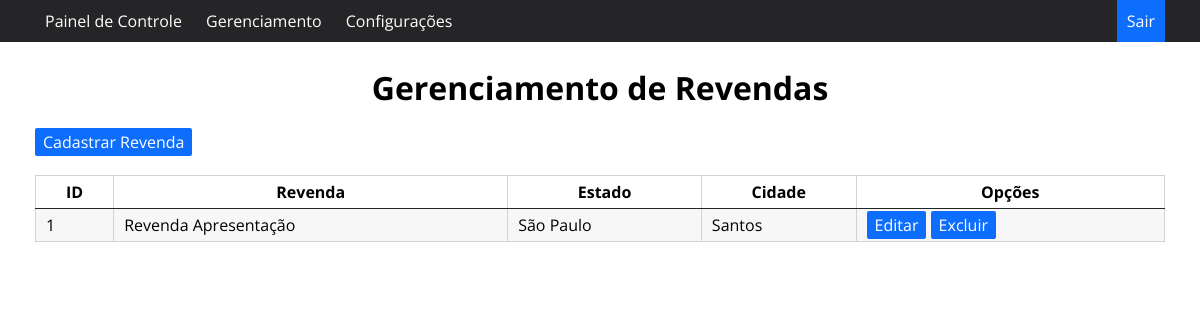
The page /gerenciamentorevendas on the database as committed earlier.
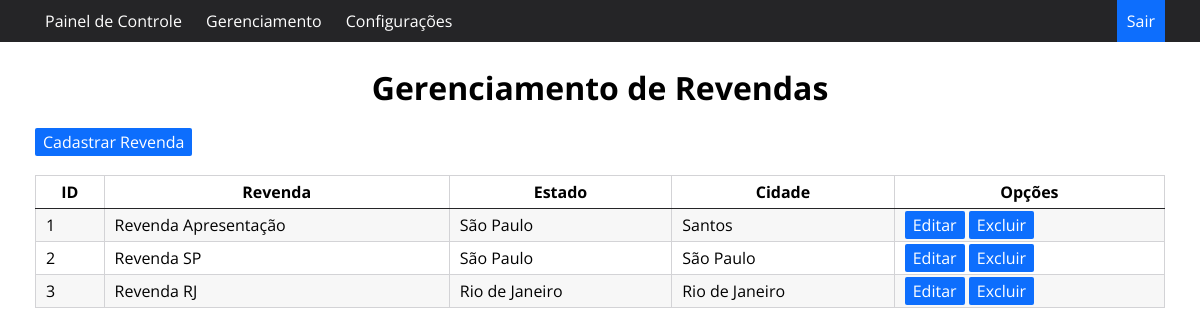
The same page on the database as committed later.
### app.py (models this page shows, shortened)
class Revenda(db.Model):
    id = db.Column('id', Integer, primary_key=True, autoincrement=True)
    datainsercao = db.Column('datainsercao', String(500), nullable=False)
    revenda = db.Column('revenda', String(255), nullable=False)
    estado = db.Column('estado', String(255), nullable=False)
    cidade = db.Column('cidade', String(255), nullable=False)

### app.py (the view)
@app.route('/gerenciamentorevendas', methods=['GET', 'POST'])
def gerenciamentorevendas():
    revendas = Revenda.query.all()
    return render_template('gerenciamentorevendas.html', revendas=revendas)

### templates/gerenciamentorevendas.html (shortened to what this page needs)
<!DOCTYPE html>
<html lang="pt-br">
<head>
    <link rel="stylesheet" href="{{ url_for('static', filename='estilo.css') }}">
</head>
<body>
    <nav id="menu-h">
        <ul>
            <li><a href="/paineldecontrole">Painel de Controle</a></li>
            <li><a href="#">Gerenciamento</a>
        </li>
        <li><a href="#">Configurações</a>
        </li>
            <li id="sair"><a href="#">Sair</a></li>
        </ul>
    </nav>
    <br>
    <br>
    <br>
    <h1>Gerenciamento de Revendas</h1>
    <div class="container">
    <br>
    <a href="/cadastrarrevenda" class="btn btn-success" id="btn_prin">Cadastrar Revenda</a>
    <br>
    <br>
    <table>
    <thead>
        <tr>
            <th>ID</th>
            <th>Revenda</th>
            <th>Estado</th>
            <th>Cidade</th>
            <th>Opções</th>
        </tr>
    </thead>
    <tbody>
    {% for revenda in revendas %}
        <tr>
            <td>{{ revenda.id }}</td>
            <td>{{ revenda.revenda }}</td>
            <td>{{ revenda.estado }}</td>
            <td>{{ revenda.cidade }}</td>
            <td>
                <a href="/editarrevenda/{{ revenda.id }}" class="btn" methods="GET">Editar</a>
                <a href="/excluirrevenda/{{ revenda.id }}" class="btn">Excluir</a>
            </td>
        </tr>
    {% endfor %}
    </tbody>
</table>
</div>
</body>
</html>

### static/estilo.css (style rules this page uses)
:root { --cor-hover: #0d6efd; --cor-fundo: rgb(37, 37, 39); --cor-kpi: #F7CB05; --cor-primaria: rgb(211, 211, 214); }
* { margin: 0 auto; padding: 0; box-sizing: border-box; font-family: 'Open Sans', sans-serif; }
h1 { max-width: 1130px; text-align: center; }
.container { max-width: 1130px; }
#menu-h { background-color: var(--cor-fundo); }
#menu-h ul { max-width: 1130px; list-style: none; padding: 0; background-color: var(--cor-fundo); }
#menu-h ul li { display: inline; position: relative; }
#menu-h ul li a { text-decoration: none; color: #fff; padding: 10px; display: inline-block; transition: background .2s; }
#menu-h ul #sair { float: right; background-color: var(--cor-hover); }
#menu-h { position: fixed; width: 100%; }
#btn_prin { max-width: 1130px; }
table { width: 1130px; caption-side: bottom; border-collapse: collapse; }
table, th, td { border: 1px solid var(--cor-primaria); border-collapse: collapse; }
th, td { padding: 5px 10px; }
th { border-bottom-color: var(--cor-fundo); background-color: white; }
table tr:nth-child(odd) { background-color: rgb(247, 247, 247); }
table tr:nth-child(even) { background-color: white; }
.btn { border: none; padding: 3px 8px 3px 8px; background-color: var(--cor-hover); color: white; cursor: pointer; transition: background .2s; border-radius: 2px; text-decoration: none; }

Rows that differ between the two databases and show on the page:
added Revenda: id "2", revenda "Revenda SP", estado "São Paulo", cidade "São Paulo"
added Revenda: id "3", revenda "Revenda RJ", estado "Rio de Janeiro", cidade "Rio de Janeiro"
